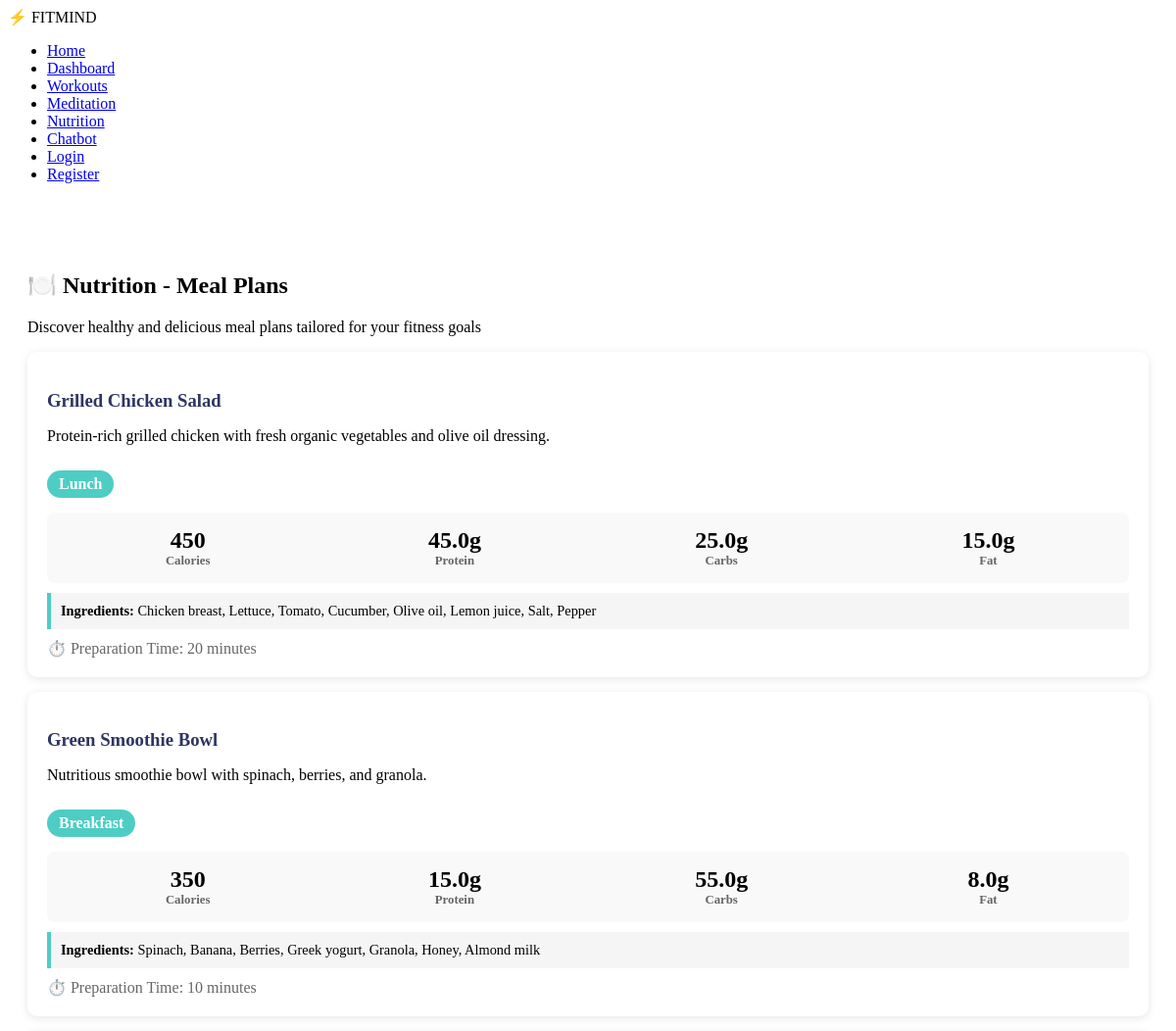
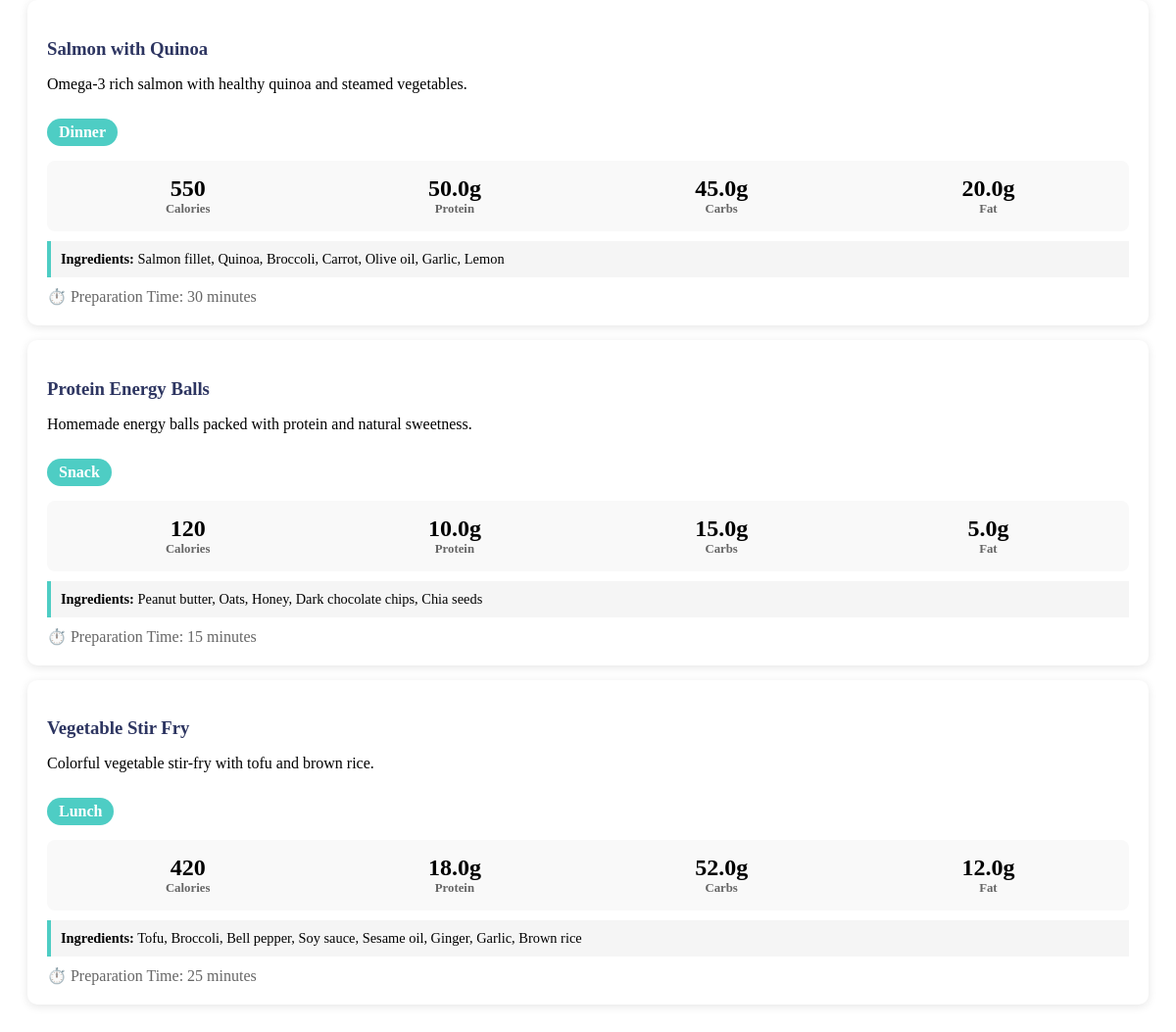
Screenshot of /nutrition/ with the database file from the repository (2 pictures, top to bottom).
### maini/models.py (models this page shows, shortened)
class MealPlan(models.Model):
    MEAL_TYPE_CHOICES = [
        ('breakfast', 'Breakfast'),
        ('lunch', 'Lunch'),
        ('dinner', 'Dinner'),
        ('snack', 'Snack'),
    ]
    name = models.CharField(max_length=100)
    meal_type = models.CharField(max_length=20, choices=MEAL_TYPE_CHOICES)
    description = models.TextField()
    calories = models.IntegerField(validators=[MinValueValidator(0)])
    protein_grams = models.FloatField(validators=[MinValueValidator(0)])
    carbs_grams = models.FloatField(validators=[MinValueValidator(0)])
    fat_grams = models.FloatField(validators=[MinValueValidator(0)])
    ingredients = models.TextField()
    preparation_time = models.IntegerField(validators=[MinValueValidator(1)])
    image = models.ImageField(upload_to='meals/', null=True, blank=True)
    created_at = models.DateTimeField(auto_now_add=True)
    updated_at = models.DateTimeField(auto_now=True)

### maini/views.py (the view)
# urls.py: path('nutrition/', nutrition, name='nutrition'),
def nutrition(request):
    meal_list = MealPlan.objects.all()
    return render(request, 'nutrition.html', {'meals': meal_list})

### maini/templates/nutrition.html (shortened to what this page needs)
{% load static %}
<!DOCTYPE html>
<html lang="en">
<head>
    <link rel="stylesheet" href="{% static 'style.css' %}">
</head>
<body>
    <nav class="navbar">
        <div class="logo">
            <span>⚡</span> FITMIND
        </div>
        <ul class="nav-links">
            <li><a href="{% url 'first' %}">Home</a></li>
            <li><a href="{% url 'dashboard' %}">Dashboard</a></li>
            <li><a href="{% url 'workouts' %}">Workouts</a></li>
            <li><a href="{% url 'meditation' %}">Meditation</a></li>
            <li><a href="{% url 'nutrition' %}">Nutrition</a></li>
            <li><a href="{% url 'chatbot' %}">Chatbot</a></li>
            {% if request.user.is_authenticated %}
                <li><a href="#">Hi, {{ request.user.first_name|default:request.user.username }}</a></li>
                <li><a href="{% url 'logout' %}">Logout</a></li>
            {% else %}
                <li><a href="{% url 'login' %}">Login</a></li>
                <li><a href="{% url 'register' %}">Register</a></li>
            {% endif %}
        </ul>
    </nav>
    <section class="nutrition-container">
        <h1>🍽️ Nutrition - Meal Plans</h1>
        <p>Discover healthy and delicious meal plans tailored for your fitness goals</p>
        {% if meals %}
            {% for meal in meals %}
                <div class="meal-card">
                    <h3>{{ meal.name }}</h3>
                    <p>{{ meal.description }}</p>
                    <span class="meal-type-badge">{{ meal.get_meal_type_display }}</span>
                    <div class="nutrition-info">
                        <div class="nutrition-item">
                            <div style="font-size: 1.5em;">{{ meal.calories }}</div>
                            <div class="nutrition-label">Calories</div>
                        </div>
                        <div class="nutrition-item">
                            <div style="font-size: 1.5em;">{{ meal.protein_grams }}g</div>
                            <div class="nutrition-label">Protein</div>
                        </div>
                        <div class="nutrition-item">
                            <div style="font-size: 1.5em;">{{ meal.carbs_grams }}g</div>
                            <div class="nutrition-label">Carbs</div>
                        </div>
                        <div class="nutrition-item">
                            <div style="font-size: 1.5em;">{{ meal.fat_grams }}g</div>
                            <div class="nutrition-label">Fat</div>
                        </div>
                    </div>
                    <div class="ingredients">
                        <strong>Ingredients:</strong> {{ meal.ingredients }}
                    </div>
                    <div class="prep-time">
                        ⏱️ Preparation Time: {{ meal.preparation_time }} minutes
                    </div>
                </div>
            {% endfor %}
        {% else %}
            <p>No meal plans available yet.</p>
        {% endif %}
    </section>
</body>
</html>

### maini/templates/nutrition.html (style rules this page uses)
.nutrition-container { max-width: 1200px; margin: 50px auto; padding: 20px; }
.meal-card { background: white; border-radius: 10px; padding: 20px; margin: 15px 0; box-shadow: 0 2px 10px rgba(0,0,0,0.1); }
.meal-card h3 { color: #2d3561; margin-bottom: 10px; }
.meal-type-badge { display: inline-block; padding: 5px 12px; border-radius: 20px; font-weight: 600; margin-top: 10px; background-color: #4ecdc4; color: white; }
.nutrition-info { display: grid; grid-template-columns: 1fr 1fr 1fr 1fr; gap: 15px; margin-top: 15px; padding: 15px; background-color: #f9f9f9; border-radius: 8px; }
.nutrition-item { text-align: center; font-weight: 600; }
.nutrition-label { font-size: 0.8em; color: #666; }
.ingredients { background-color: #f5f5f5; padding: 10px; border-left: 4px solid #4ecdc4; margin-top: 10px; font-size: 0.9em; }
.prep-time { display: inline-block; margin-top: 10px; color: #666; }

### rows the page displays
MealPlan: name "Grilled Chicken Salad", description "Protein-rich grilled chicken with fresh organic vegetables and olive oil dressing.", meal_type "Lunch", calories "450", protein_grams "45.0", carbs_grams "25.0", fat_grams "15.0", ingredients "Chicken breast, Lettuce, Tomato, Cucumber, Olive oil, Lemon juice, Salt, Pepper", preparation_time "20"
MealPlan: name "Green Smoothie Bowl", description "Nutritious smoothie bowl with spinach, berries, and granola.", meal_type "Breakfast", calories "350", protein_grams "15.0", carbs_grams "55.0", fat_grams "8.0", ingredients "Spinach, Banana, Berries, Greek yogurt, Granola, Honey, Almond milk", preparation_time "10"
MealPlan: name "Salmon with Quinoa", description "Omega-3 rich salmon with healthy quinoa and steamed vegetables.", meal_type "Dinner", calories "550", protein_grams "50.0", carbs_grams "45.0", fat_grams "20.0", ingredients "Salmon fillet, Quinoa, Broccoli, Carrot, Olive oil, Garlic, Lemon", preparation_time "30"
MealPlan: name "Protein Energy Balls", description "Homemade energy balls packed with protein and natural sweetness.", meal_type "Snack", calories "120", protein_grams "10.0", carbs_grams "15.0", fat_grams "5.0", ingredients "Peanut butter, Oats, Honey, Dark chocolate chips, Chia seeds", preparation_time "15"
MealPlan: name "Vegetable Stir Fry", description "Colorful vegetable stir-fry with tofu and brown rice.", meal_type "Lunch", calories "420", protein_grams "18.0", carbs_grams "52.0", fat_grams "12.0", ingredients "Tofu, Broccoli, Bell pepper, Soy sauce, Sesame oil, Ginger, Garlic, Brown rice", preparation_time "25"
